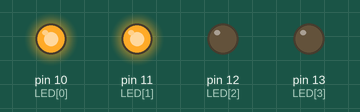
This sketch was run on a simulated Arduino Uno, built with avr-gcc and run on an emulated ATmega328P. Shown: output pins drawn as LEDs (lit = HIGH).

Above: at 0.5 s.
At 3.5 s:
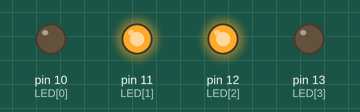
At 5.5 s:
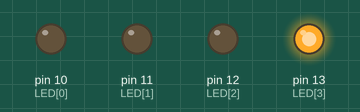
At 7.5 s:
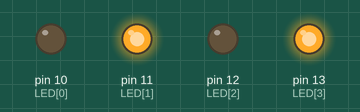
At 11.5 s:
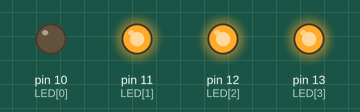
At 15.5 s:
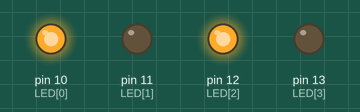
Timing chart, 0 to 16.9 s (numbered marks = the images above):
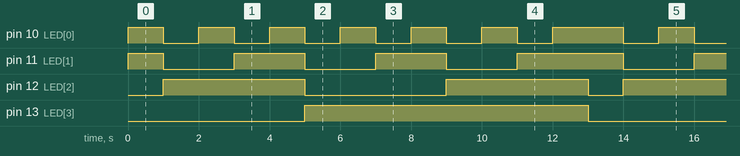

Measured:
- by itself, pin 10 (LED[0]): repeats every 13.0 s: 5 × (LOW 1.0 s, HIGH 1.0 s), LOW 1.0 s, HIGH 2.0 s
- by itself, pin 11 (LED[1]): repeats every 13.0 s: 2 × (LOW 2.0 s, HIGH 2.0 s), LOW 2.0 s, HIGH 3.0 s
- by itself, pin 12 (LED[2]): repeats every 13.0 s: LOW 4.0 s, HIGH 4.0 s, LOW 1.0 s, HIGH 4.0 s
- by itself, pin 13 (LED[3]): alternates HIGH for 8.0 s and LOW for 5.0 s

The sketch:

Led.ino
```cpp
// ex. 2 binary no display thru 4 LEDs
int LED[] = {10, 11, 12, 13};
void setup() {
  for (int i = 0; i < 4; i++) {
    pinMode(LED[i], OUTPUT);
  }
}
int no , a;
void loop() {
  for (int i = 0 ; i < 4; i++) {
    digitalWrite(LED[i], LOW);
  }
  for (int z = 3; z < 16 ; z++) {
    int x = 0;
    no = z;
    while (no > 0) {
      a = no % 2;
      no = no / 2;
      if (a == 0) digitalWrite(LED[x], LOW);
      else digitalWrite(LED[x], HIGH);
      x++ ;
    }
    delay(1000);
  }

}

//ex 1
//// ex. 3 - three LED pattern
//int LED[] = {10, 11, 12, 13};
//void setup() {
//  for (int i = 0; i < 4; i++) {
//    pinMode(LED[i], OUTPUT);
//  }
//}
//int upLED = 0;
//void loop() {
//  for (int i = 0 ; i < 4; i++) {
//    digitalWrite(LED[i], LOW);
//  }
//  digitalWrite(LED[upLED], HIGH);
//  delay(500);
//  upLED++;
//  if (upLED > 3) {
//    upLED = -1;
////    int cnt = 0;
////    while (cnt < 4) {
//    for(int cnt=0; cnt <2 ; cnt++){
//      for (int i = 0 ; i < 4; i++) {
//        digitalWrite(LED[i], LOW);
//      }
//      delay(500);
//      for (int i = 0 ; i < 4; i++) {
//        digitalWrite(LED[i], HIGH);
//      }delay(500);
////      cnt++;
//    }
//  }
//}
```
